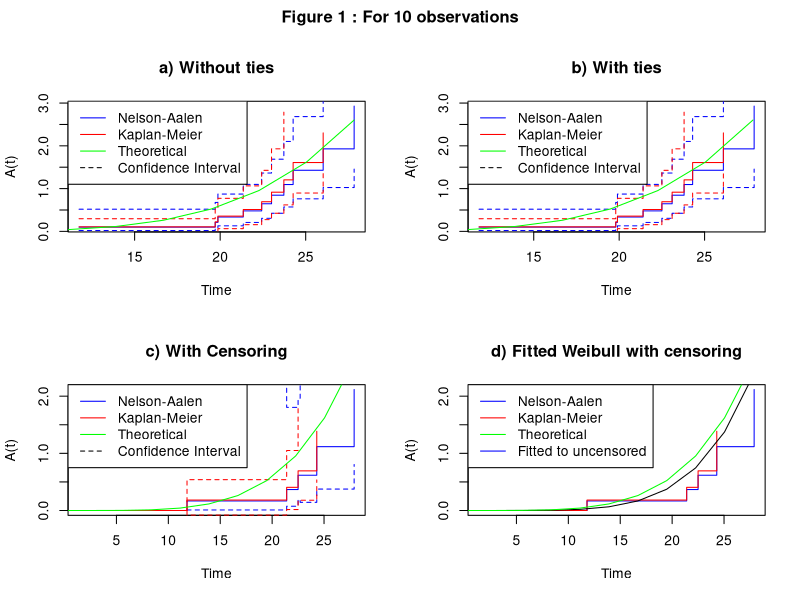
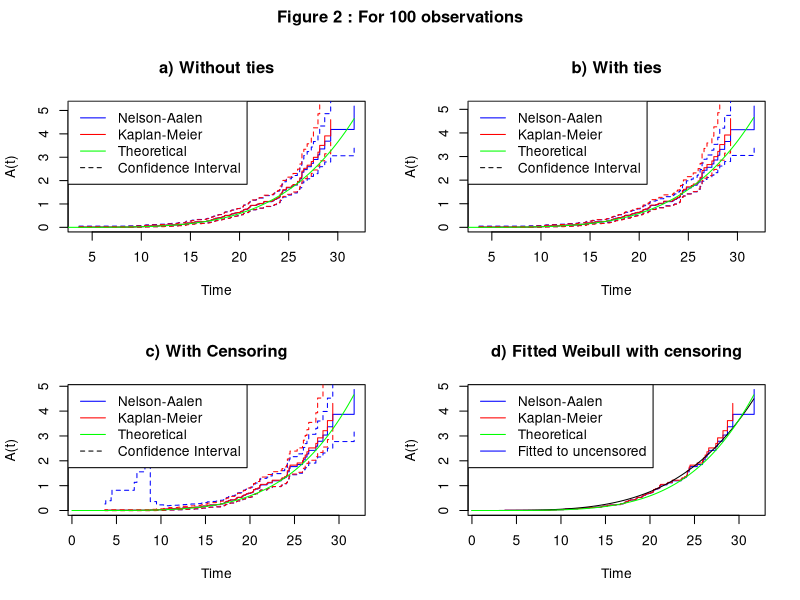
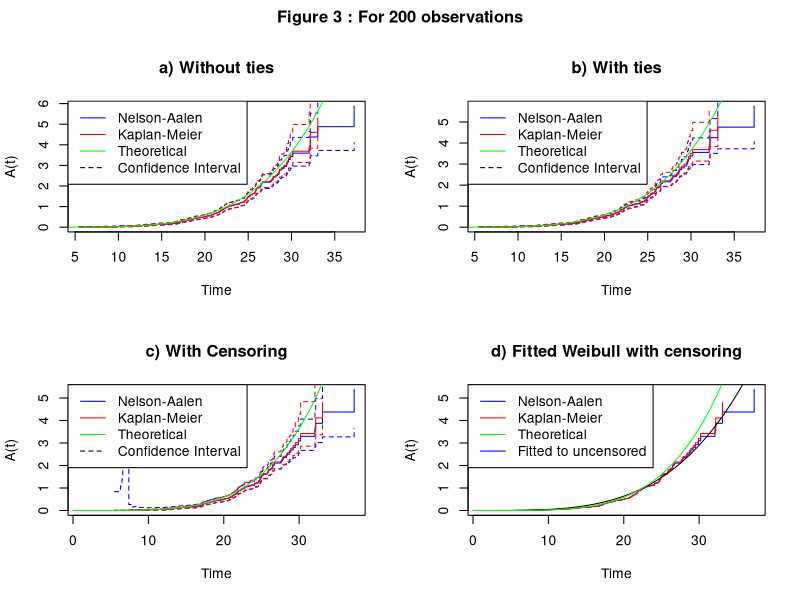
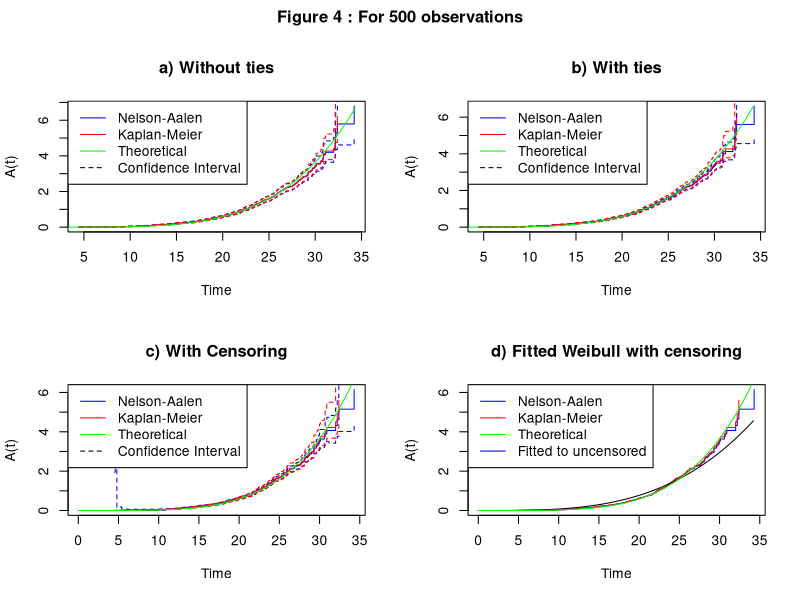
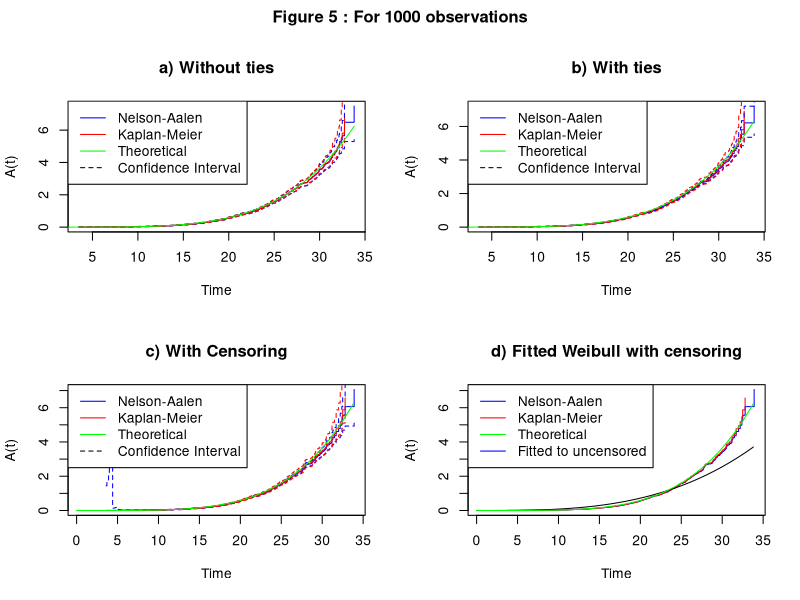

Generate these figures, in order, with R:
## ---- chunk 1
suppressPackageStartupMessages(library(tidyverse))
suppressPackageStartupMessages(library(knitr))
suppressPackageStartupMessages(library(fitdistrplus))
## ---- chunk 2
set.seed(1337)

n=1000
plotThings <- function(n, plot_nr){
  
  par(mfrow=c(2,2),oma=c(0,0,2,0))
  
  t0 <- rweibull(n, shape = 4.5, scale = 22.5)
  
  #This is the relevant dataframe in the case of no ties and no censoring (t0, d0, y0)
  no_ties <- as.data.frame(table(t0)) %>% 
    set_names(c("t0","d0")) %>% 
    mutate(y0 = cumsum(d0 %>%  rev()) %>% rev()) %>% 
    mutate(t0 = as.numeric(as.character(t0))) %>% 
    mutate(Ahat = cumsum(d0 / y0)) %>% 
    mutate(var = cumsum(1/(y0^2))) %>% 
    mutate(lower = Ahat*exp(-qnorm(0.95) * sqrt(var)/ Ahat)) %>% 
    mutate(upper = Ahat*exp(+qnorm(0.95) * sqrt(var)/ Ahat)) %>% 
    mutate(KMhat = cumprod((1-d0/y0))) %>% 
    mutate(varKM = KMhat^2*cumsum(d0/(y0*(y0-d0)))) %>% 
    mutate(lowerKM = -log(KMhat-qnorm(0.95) * sqrt(varKM))) %>% 
    mutate(upperKM = -log(KMhat+qnorm(0.95) * sqrt(varKM))) %>% 
    mutate(KMAhat = -log(KMhat))
  
  #Add 0.05 and round to closest decimal to bin the numbers correct
  #This is the relevant dataframe in the case of ties and no censoring (t0, d0, y0)
  with_ties <- round(t0 + 0.05, digits = 1) %>% 
    table() %>% 
    as.data.frame() %>% 
    set_names(c("t0","d0")) %>% 
    mutate(y0 = cumsum(d0 %>%  rev()) %>% rev()) %>% 
    mutate(t0 = as.numeric(as.character(t0))) %>% 
    mutate(Ahat = cumsum(d0 / y0)) %>%
    mutate(var = cumsum(1/(y0^2))) %>% 
    mutate(lower = Ahat*exp(-qnorm(0.95) * sqrt(var)/ Ahat)) %>% 
    mutate(upper = Ahat*exp(+qnorm(0.95) * sqrt(var)/ Ahat)) %>% 
    mutate(KMhat = cumprod((1-d0/y0))) %>% 
    mutate(varKM = KMhat^2*cumsum(d0/(y0*(y0-d0)))) %>% 
    mutate(lowerKM = -log(KMhat-qnorm(0.95) * sqrt(varKM))) %>% 
    mutate(upperKM = -log(KMhat+qnorm(0.95) * sqrt(varKM))) %>% 
    mutate(KMAhat = -log(KMhat))
    
  
  ################################################################
  weibull_haz <- function(t, a, b){
    a/b*(t/b)^(a-1)
  }
  
  cum_weibull_haz <- function(t, a, b){
    (t/b)^a
  }
  
  seq <- seq(0,max(t0), max(t0)/n)
  
  
  #no ties
  plot(no_ties$t0, no_ties$Ahat, type = "s", xlab = "Time", ylab = "A(t)", col = "blue", 
       main = "a) Without ties")
  lines(no_ties$t0,  no_ties$KMAhat, type = "s", col = "red")
  lines(no_ties$t0, no_ties$lower, type = "s", lty = "dashed", col = "blue")
  lines(no_ties$t0, no_ties$upper, type = "s", lty = "dashed", col = "blue")
  lines(no_ties$t0, no_ties$lowerKM, type = "s", lty = "dashed", col = "red")
  lines(no_ties$t0, no_ties$upperKM, type = "s", lty = "dashed", col = "red")
  #lines(with_ties$t0, with_ties$Ahat, type = "s", col = "red")
  lines(seq, cum_weibull_haz(seq, 4.5,22.5), col = "green")
  legend("topleft", legend=c("Nelson-Aalen", "Kaplan-Meier", "Theoretical", "Confidence Interval"), 
         col=c("blue", "red", "green", "black"), lty = c(1,1,1,2), cex = 1)
  
  #with ties
  plot(with_ties$t0, with_ties$Ahat, type = "s", xlab = "Time", ylab = "A(t)", col = "blue", 
       main = "b) With ties")
  lines(with_ties$t0,  with_ties$KMAhat, type = "s", xlab = "Time", col = "red")
  lines(with_ties$t0, with_ties$lower, type = "s", lty = "dashed", col = "blue")
  lines(with_ties$t0, with_ties$upper, type = "s", lty = "dashed", col = "blue")
  lines(with_ties$t0, with_ties$lowerKM, type = "s", lty = "dashed", col = "red")
  lines(with_ties$t0, with_ties$upperKM, type = "s", lty = "dashed", col = "red")
  #lines(with_ties$t0, with_ties$Ahat, type = "s", col = "red")
  lines(seq, cum_weibull_haz(seq, 4.5,22.5), col = "green")
  legend("topleft", legend=c("Nelson-Aalen", "Kaplan-Meier", "Theoretical", "Confidence Interval"), 
       col=c("blue", "red", "green", "black"), lty = c(1,1,1,2), cex = 1)
  
  
  #This part includes censoring
  c <- rexp(n, 1/80)
  censored <- data.frame(t0 = t0, c = c) %>% 
    mutate(cens = as.numeric(t0>c)) %>%  
    mutate(t0 = ifelse(cens==1, c, t0)) %>% 
    mutate(t0_bin = round(t0 + 0.05, digits = 1)) %>% 
    group_by(t0_bin) %>% 
    summarise(d0 = sum(cens==0),
              c0 = sum(cens==1)) %>% 
    mutate(e0 = d0 + c0) %>% 
    mutate(y0 = cumsum(e0 %>%  rev()) %>% rev()) %>% 
    mutate(t0 = as.numeric(t0_bin)) #just for the name, I'm lazy
  
  #This is the relevant dataframe in case of censoring (t0, d0, y0)
  #Should work with or without ties
  with_censor <- censored %>% 
    mutate(Ahat = cumsum(d0 / y0)) %>% 
    mutate(var = cumsum(1/(y0^2))) %>% 
    mutate(lower = Ahat*exp(-qnorm(0.95) * sqrt(var)/ Ahat)) %>% 
    mutate(upper = Ahat*exp(+qnorm(0.95) * sqrt(var)/ Ahat)) %>% 
    mutate(KMhat = cumprod((1-d0/y0))) %>% 
    mutate(varKM = KMhat^2*cumsum(d0/(y0*(y0-d0)))) %>% 
    mutate(lowerKM = -log(KMhat-qnorm(0.95) * sqrt(varKM))) %>% 
    mutate(upperKM = -log(KMhat+qnorm(0.95) * sqrt(varKM))) %>% 
    mutate(KMAhat = -log(KMhat))
  
  #na
  # plot(no_ties$t0, no_ties$Ahat, type = "s", xlab = "Time", ylab = "Cumulative hazard", 
  #      main = "Nelson-Aalen")
  # lines(with_ties$t0, with_ties$Ahat, type = "s", col = "red")
  # lines(with_censor$t0, with_censor$Ahat, type = "s", col = "blue")
  # lines(with_censor$t0, with_censor$lower, type = "s", lty = "dashed", col = "blue")
  # lines(with_censor$t0, with_censor$upper, type = "s", lty = "dashed", col = "blue") 
  # legend("topleft", legend=c("Nelson-Aalen", "Kaplan-Meier", "Theoretical", "Confidence Interval"), 
  #      col=c("blue", "red", "green", "black"), lty = c(1,1,1,2), cex = 1)
  
  #km
  # plot(no_ties$t0, no_ties$KMAhat, type = "s", xlab = "Time", ylab = "Cumulative hazard", 
  #      main = "Kapla-Meier")
  # lines(with_ties$t0, with_ties$KMAhat, type = "s", col = "red")
  
  plot(with_censor$t0, with_censor$Ahat, type = "s", col = "blue", xlab = "Time", ylab = "A(t)",
       main = "c) With Censoring")
  lines(with_censor$t0, with_censor$lower, type = "s", lty = "dashed", col = "blue")
  lines(with_censor$t0, with_censor$upper, type = "s", lty = "dashed", col = "blue") 
  lines(with_censor$t0, with_censor$KMAhat, type = "s", col = "red")
  lines(with_censor$t0, with_censor$lowerKM, type = "s", lty = "dashed", col = "red")
  lines(with_censor$t0, with_censor$upperKM, type = "s", lty = "dashed", col = "red")
  lines(seq, cum_weibull_haz(seq, 4.5,22.5), col = "green")
  legend("topleft", legend=c("Nelson-Aalen", "Kaplan-Meier", "Theoretical", "Confidence Interval"), 
         col=c("blue", "red", "green", "black"), lty = c(1,1,1,2), cex = 1)
  
  uncensored <- censored %>% 
    gather(key = "Type", value = "Number", d0, c0) %>% 
    filter(Type == "d0") %>% 
    filter(Number > 0)
  
  #Fit weibull distr to uncensored data
  fitW <- fitdist(uncensored$t0, "weibull", method = "mle", lower = c(0, 0))
  dwei = dweibull(seq, shape=fitW$estimate["shape"], scale=fitW$estimate["scale"])
  
  #hazard NA. very cool
  # plot(with_censor$t0, diff(c(0,with_censor$Ahat)), type = "s", col = "blue", 
  #      main = "Hazard Rate", xlab = "Time", ylab = expression(alpha~"(t)"))
  # lines(with_censor$t0, diff(c(0,with_censor$KMAhat)), type = "s", col = "red")
  # lines(seq, weibull_haz(seq, fitW$estimate["shape"], fitW$estimate["scale"]), col = "green")
  # legend("topleft", legend=c("Nelson-Aalen", "Kaplan-Meier", "Theoretical"), 
  #        col=c("blue", "red", "green"), lty = 1, cex = 1)
  
  #cumulative hazard
  plot(with_censor$t0, with_censor$Ahat, type = "s", col = "blue",
       main = "d) Fitted Weibull with censoring", xlab = "Time", ylab = "A(t)")
  lines(with_censor$t0, with_censor$KMAhat, type = "s", col = "red")
  lines(seq, cum_weibull_haz(seq, fitW$estimate["shape"], fitW$estimate["scale"]), col = "black")
  lines(seq, cum_weibull_haz(seq, 4.5,22.5), col = "green")
  legend("topleft", legend=c("Nelson-Aalen", "Kaplan-Meier", "Theoretical", "Fitted to uncensored"), 
         col=c("blue", "red", "green"), lty = 1, cex = 1)

  # mtext(paste("For", n, "observations"), side = 3, line = -23.5, outer = TRUE, cex = 1.5)
  title(paste("Figure", plot_nr, ":",  "For", n, "observations"), outer=TRUE, cex=2)
}  

plotThings(10, 1)
  
## ---- chunk 3
plotThings(100, 2)
## ---- chunk 4
plotThings(200, 3)
## ---- chunk 5
plotThings(500, 4)
## ---- chunk 6
plotThings(1000, 5)
